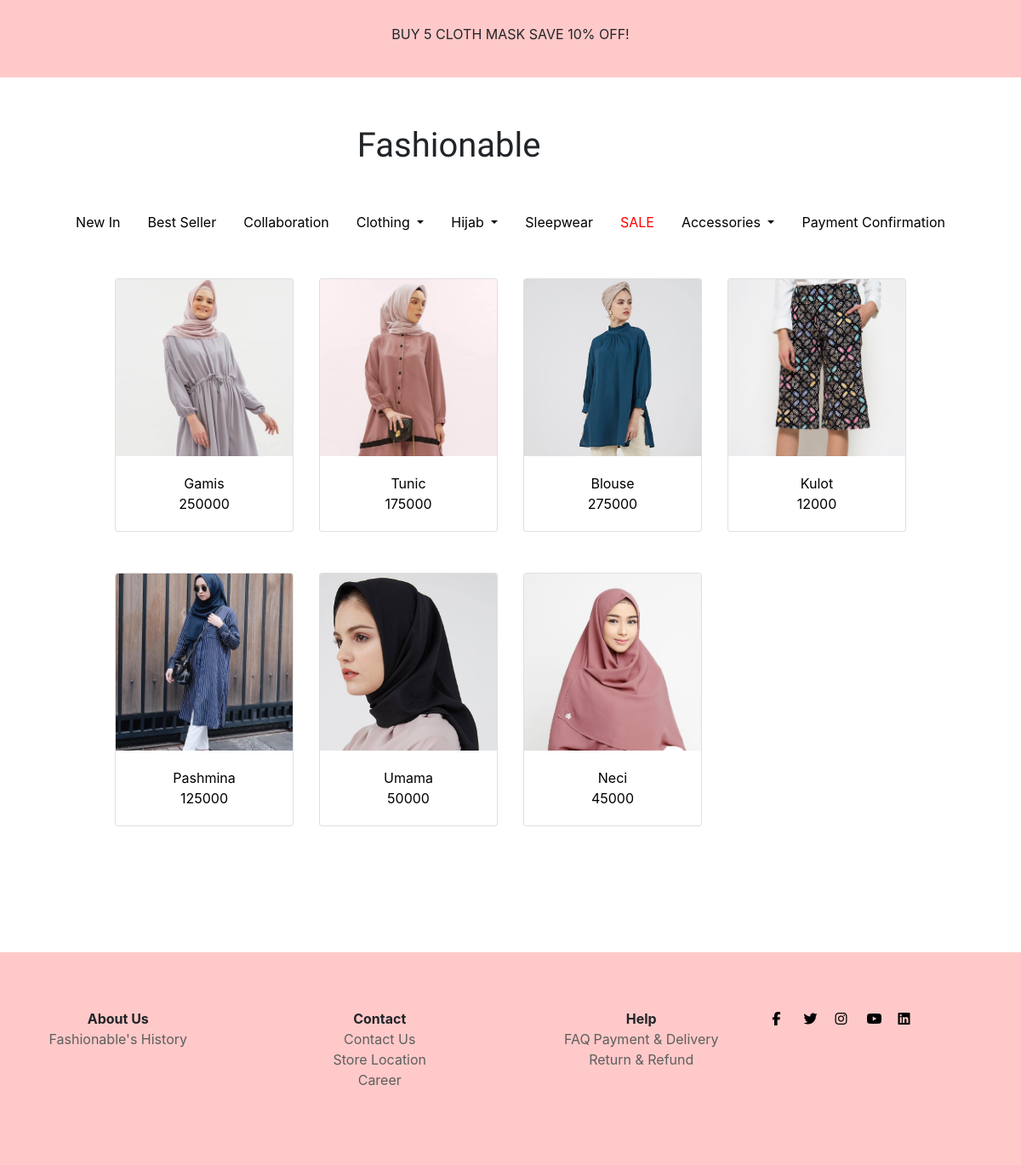
The app's page /bestseller.php with its own data.
### tables this page shows
CREATE TABLE `barang` (
  `kode_barang` varchar(10) NOT NULL,
  `gambar_barang` varchar(100) NOT NULL,
  `nama_barang` varchar(100) NOT NULL,
  `jenis_barang` varchar(100) NOT NULL,
  `harga_barang` int(6) NOT NULL,
  `stok_barang` int(4) NOT NULL
);

### bestseller.php (the view, shortened to what this page needs)
<?php
require 'functions.php';
$barang = mysqli_query($conn, "SELECT * FROM barang");
if (isset($_POST['cari'])) {
  $cari = $_POST['keyword'];
  $barang = mysqli_query($conn, "SELECT * FROM barang WHERE
                                  nama_barang LIKE '%$cari%' OR
                                  harga_barang LIKE '%$cari%'
                          ");
} else {
  $barang = mysqli_query($conn, "SELECT * FROM barang");
}
?>
<!doctype html>
<html lang="en">
<head>
  <link rel="stylesheet" href="styles.css">
  <link rel="stylesheet" href="https://stackpath.bootstrapcdn.com/bootstrap/4.5.0/css/bootstrap.min.css">
</head>
<body>
  <div class="promo">
    BUY 5 CLOTH MASK SAVE 10% OFF!
  </div>
  <div class="brand">
    <div class="row my-row1">
      <div class="col-9 my-brand">
        <h1>Fashionable</h1>
      </div>
    </div>
  </div>
  <div class="menu">
    <ul class="nav justify-content-center">
      <li class="nav-item">
        <a class="nav-link" href="link.php">New In</a>
      </li>
      <li class="nav-item">
        <a class="nav-link" href="bestseller.php">Best Seller</a>
      </li>
      <li class="nav-item">
        <a class="nav-link" href="link.php">Collaboration</a>
      </li>
      <li class="nav-item dropdown">
        <a class="nav-link dropdown-toggle" href="#" id="navbarDropdown" role="button" data-toggle="dropdown" aria-haspopup="true" aria-expanded="false">
          Clothing
        </a>
      </li>
      <li class="nav-item dropdown">
        <a class="nav-link dropdown-toggle" href="#" id="navbarDropdown" role="button" data-toggle="dropdown" aria-haspopup="true" aria-expanded="false">
          Hijab
        </a>
      </li>
      <li class="nav-item">
        <a class="nav-link" href="link.php">Sleepwear</a>
      </li>
      <li class="nav-item">
        <a class="nav-link" href="link.php" style="color: red;">SALE</a>
      </li>
      <li class="nav-item dropdown">
        <a class="nav-link dropdown-toggle" href="link.php" id="navbarDropdown" role="button" data-toggle="dropdown" aria-haspopup="true" aria-expanded="false">
          Accessories
        </a>
      </li>
      <li class="nav-item">
        <a class="nav-link" href="link.php">Payment Confirmation</a>
      </li>
    </ul>
  </div>
  <div class="product">
    <div class="container-fluid">
      <div class="row">
        <?php foreach ($barang as $isi) : ?>
          <div class="col-3">
            <div class="card" style="width: 100%;">
              <img src="img/<?= $isi['gambar_barang'] ?>" width="100" class="card-img-top" alt="...">
              <div class="card-body">
                <p class="card-text">
                  <a href="bestproduk.php"><?= $isi['nama_barang'] ?><br><?= $isi['harga_barang'] ?></a>
                </p>
              </div>
            </div>
            <br><br>
          </div>
        <?php endforeach ?>
      </div>
    </div>
  </div>
  <div class="footer">
    <div class="row">
      <div class="col-3">
        <p class="link">
          About Us
          <br>
          <a href="link.php">Fashionable's History</a>
        </p>
      </div>
      <div class="col-3">
        <p class="link">
          Contact
          <br>
          <a href="link.php">Contact Us</a><br>
          <a href="link.php">Store Location</a><br>
          <a href="link.php">Career</a>
        </p>
      </div>
      <div class="col-3">
        <p class="link">
          Help
          <br>
          <a href="link.php">FAQ</a>
          <a href="link.php">Payment & Delivery</a><br>
          <a href="link.php">Return & Refund</a>
        </p>
      </div>
      <div class="row">
        <div class="col-2">
          <a href="https://facebook.com/">
            <i class="fab fa-facebook-f"></i>
          </a>
        </div>
        <div class="col-2">
          <a href="https://twitter.com">
            <i class="fab fa-twitter"></i></i>
          </a>
        </div>
        <div class="col-2">
          <a href="https://instagram.com">
            <i class="fab fa-instagram"></i>
          </a>
        </div>
        <div class="col-2">
          <a href="https://youtube.com">
            <i class="fab fa-youtube"></i></i>
          </a>
        </div>
        <div class="col-2">
          <a href="https://id.linkedin.com">
            <i class="fab fa-linkedin"></i>
          </a>
        </div>
      </div>
    </div>
  </div>
</body>
</html>

### styles.css (style rules this page uses)
.promo { background-color: #FFC9C9; width: 100%; height: 91px; text-align: center; padding-top: 28px; padding-bottom: 34px; }
.my-brand { font-family: 'Satisfy', cursive; text-align: end; height: 150px; }
.my-brand h1 { padding-right: 257px; padding-top: 56px; }
li a { color: black; }
i { color: black; }
.menu .nav { padding-bottom: 46px; }
.product { margin-left: 120px; margin-right: 120px; margin-bottom: 100px; }
.card-text { text-align: center; }
.card-text a { color: black; }
.footer { background-color: #FFC9C9; width: 100%; height: 250px; text-align: center; padding-top: 66px; padding-bottom: 34px; }
.link { font-weight: bold; }
.link a { color: #5E5E5E; font-weight: lighter; }

### records on screen
barang: gambar_barang (picture), nama_barang "Gamis", harga_barang "250000"
barang: gambar_barang (picture), nama_barang "Tunic", harga_barang "175000"
barang: gambar_barang (picture), nama_barang "Blouse", harga_barang "275000"
barang: gambar_barang (picture), nama_barang "Kulot", harga_barang "12000"
barang: gambar_barang (picture), nama_barang "Pashmina", harga_barang "125000"
barang: gambar_barang (picture), nama_barang "Umama", harga_barang "50000"
barang: gambar_barang (picture), nama_barang "Neci", harga_barang "45000"
